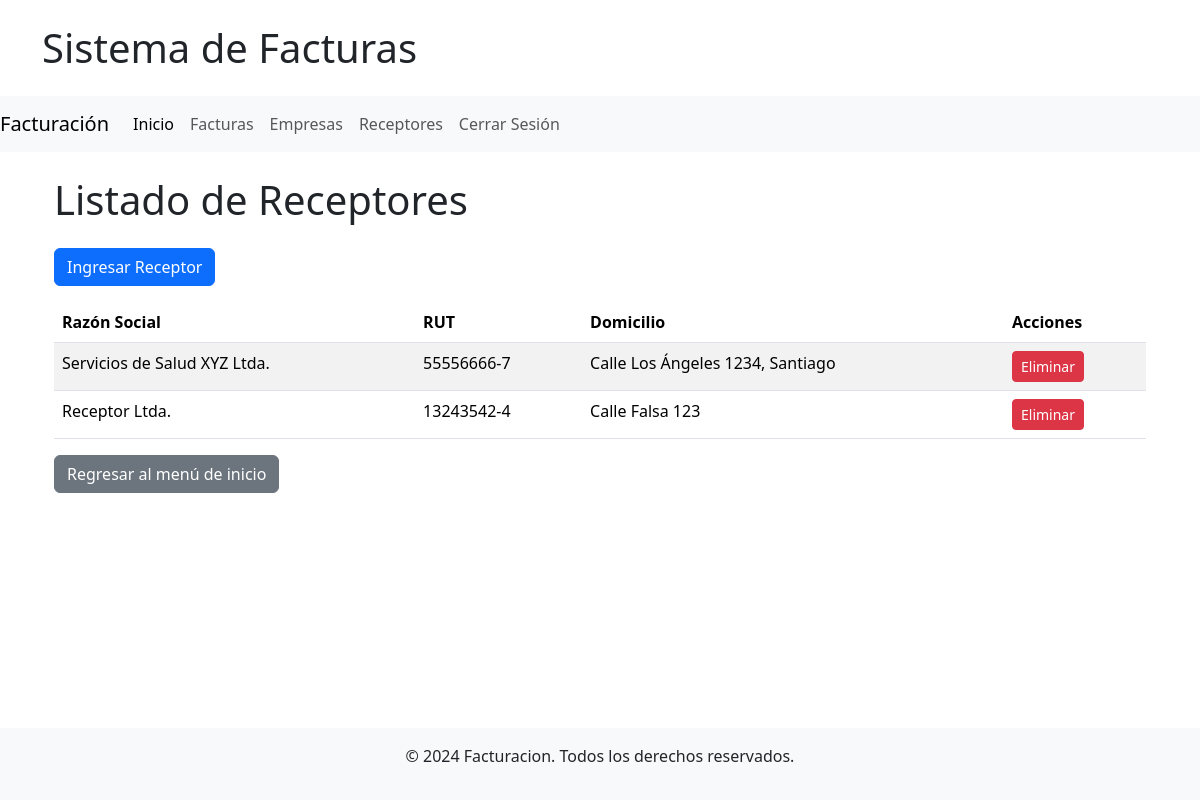
/receptores/ (signed in), run on the app's committed database.
### facturas_aplicacion/models.py (models this page shows, shortened)
class Receptor(models.Model):
    razon_social = models.CharField(max_length=255)
    rut = models.CharField(max_length=12, unique=True)
    domicilio = models.CharField(max_length=255)

### facturas_aplicacion/views.py (the view)
# urls.py: path('receptores/', login_required(ReceptorListView.as_view()), name='receptor_list'),
class ReceptorListView(View):
    def get(self, request):
        receptores= Receptor.objects.all()
        return render(request, 'lista_receptores.html', {'receptores': receptores})

### facturas_aplicacion/templates/lista_receptores.html (shortened to what this page needs)
{% extends 'base.html' %}
{% block template %}
<div class="container mt-4">
    <h1 class="mb-4">Listado de Receptores</h1>
    <div class="mb-3">
        <a href="{% url 'receptor_create' %}" class="btn btn-primary">Ingresar Receptor</a>
    </div>
    <table class="table table-striped">
        <thead class="thead-dark">
            <tr>
                <th>Razón Social</th>
                <th>RUT</th>
                <th>Domicilio</th>
                <th>Acciones</th>
            </tr>
        </thead>
        <tbody>
            {% for receptor in receptores %}
                <tr>
                    <td>{{ receptor.razon_social }}</td>
                    <td>{{ receptor.rut }}</td>
                    <td>{{ receptor.domicilio }}</td>
                    <td>
                        <a href="{% url 'receptor_delete' receptor.pk %}" class="btn btn-danger btn-sm">Eliminar</a>
                    </td>
                </tr>
            {% empty %}
                <tr>
                    <td colspan="4" class="text-center">No hay receptores disponibles.</td>
                </tr>
            {% endfor %}
        </tbody>
    </table>
    <a href="/" class="btn btn-secondary">Regresar al menú de inicio</a>
</div>
{% endblock %}

### data on the page
Receptor: razon_social "Servicios de Salud XYZ Ltda.", rut "55556666-7", domicilio "Calle Los Ángeles 1234, Santiago"
Receptor: razon_social "Receptor Ltda.", rut "13243542-4", domicilio "Calle Falsa 123"
